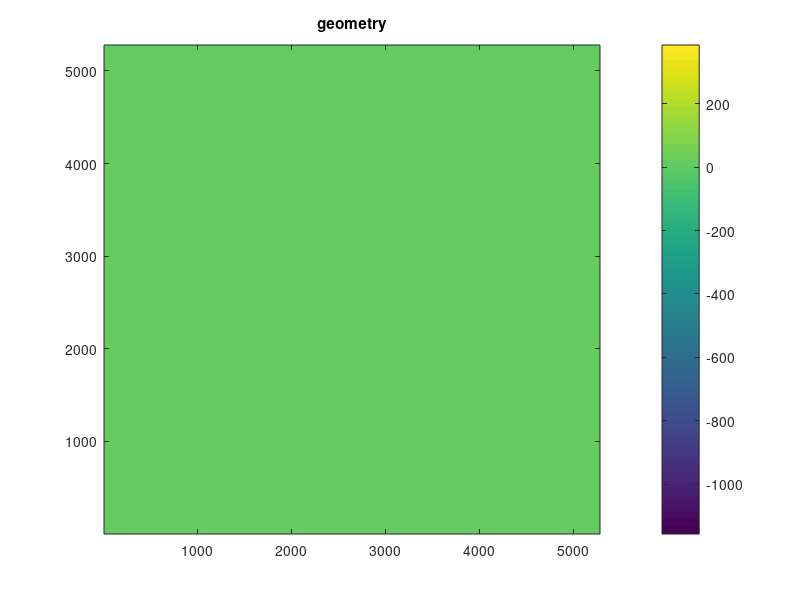
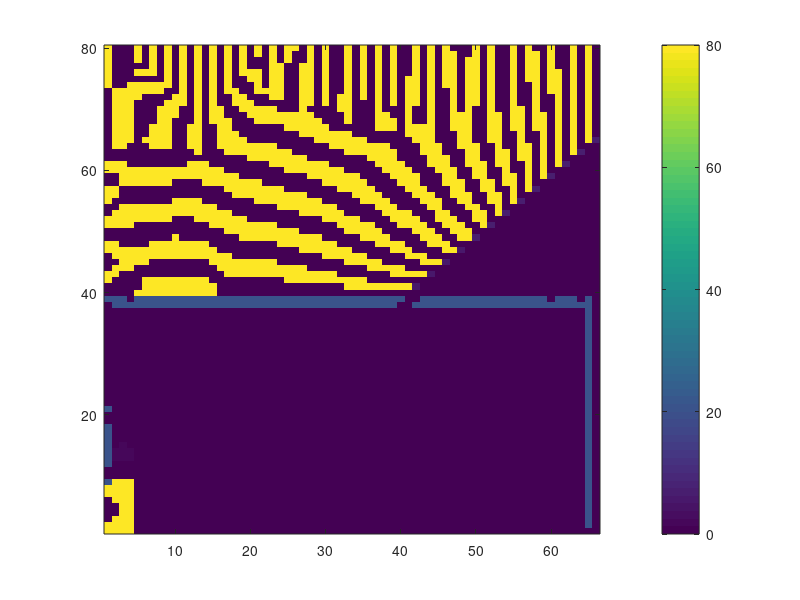

Here is the MATLAB script that generated these plots, in order: (Note: this script raises an error after producing the figures.)
clear all
%   |\\\\\\\\\\\\\\\\\\\\\\\\\\\|  
%   |___________________________|   _
%   |                           |   |
%   |                           |   |      
%   |                           |   |      
%   |_____                      |   |  H
%   |     |                     |   |
%   |_____|                     |   |
%   |                           |   |
%   |___________________________|   _
%               L

%%
%setting parameters of materials
w = .033; %m
h = .04; %m
Dx = 0.0005;       %.5 mm cell width and height
k_c       = 385;     %thermal conductivity of copper wire   %%%%% engr toolbox
k_i       = 2;     %thermal conductivity of insulation
k_t       = 4;     %thermal conductivity of tile
k_air     = 0.024;

%400/.0002;
q_wire    = 400/0.000025 

%Bi %??? do we need this?

R = int16(h/Dx);
C = w/Dx;       
%%
% initialising the geometry

geom = zeros(R,C);
% model = zeros(R,C);

geom(1:end,1:end) = 1;

% model(5:10,1:2.5)  = 4;
% model(40:80,1:end) = 6;   

idx=find(geom==1);      %finds all the cells with 1's 
                        %(i.e. in the domain. should be all the cells in our case)
% figure(1);imagesc(geom)
% title('geometry')
% colorbar
% set(gca,'YDir','normal')

% figure(2);imagesc(model)
% title('geometry')
% colorbar
% set(gca,'YDir','normal')
%%
% Setting up Matricies
%A = sparse(length(idx),length(idx));
A = zeros(length(idx),length(idx));
Adum = zeros(R,C); % Dummy 2D matrix containing weighting at each 
% row and cell index. Used to assign weights to correct cells in A matrix
% when Adum is converted to a vector form it comprises one row of the A
% matrix.

b = Adum(idx); % initialise b as matrix of zeros corresponding to geometry of plate
% figure(2);imagesc(b)
% title('Dummy matrix')
% colorbar
% set(gca,'YDir','normal')

for iN = 1:length(idx)
    Adum = zeros(R,C);          % Dummy 2D matrix containing weighting at each cell
    Adum(idx(iN)) = 2;          % set current entry to a value of 2
    [iR, iC]=find(Adum==2);     % find locations of the entry identified on above row

%%%%%%%%%%%%%%%%%%_corners of model_%%%%%%%%%%%%%%%%%%%%

        if iR == 1 && iC == 1   % Bottom LH corner cell
            cas = 1;
            Adum(iR,iC:iC+1) = [-2 1];
            Adum(iR+1,iC)    = 1;
            %b(iN) = q_wire*Dx^2/k_i;    %done

        elseif iR == 80 && iC == 1      %top left of model - exposed to air 
            cas = 2;
            Adum(iR,iC:iC+1) = [-(2*k_t+k_air) k_t];
            Adum(iR+1,iC) = k_air;
            Adum(iR-1,iC) = k_t;
            %b(iN) = q_wire*Dx^2;    %done - with inspection of case 2
        
        elseif iR == 80 && iC == 66      %top right of model
            cas = 3;
            Adum(iR,iC-1:iC) = [k_t -(2*k_t+k_air)];
            Adum(iR+1,iC) = k_air;
            Adum(iR-1,iC) = k_t;
            %b(iN) = q_wire*Dx^2;    %done - with inspection of case 2  
            
        elseif iR == 1 && iC == 66      %bottom right of model
            cas = 4;
            Adum(iR,iC-1:iC) = [1 -2];
            Adum(iR+1,iC)    = 1;
            %b(iN) = q_wire*Dx^2/k_i;    %done by inspection of cas #1
        
%%%%%%%%%%%%%%%%%%_where insulation meets tile_%%%%%%%%%%%%%%%%%%%%
%                      right and left side                        %
        
        elseif iR == 40 && iC == 1      %left side insulation meets tile
            cas = 5;
            Adum(iR,iC:iC+1) = [-(2*k_t+k_i) k_t];
            Adum(iR+1,iC)    = k_t;
            Adum(iR-1,iC)    = k_i;
            %b(iN) = -q_wire*Dx^2;  %done 

        elseif iR == 40 && iC == 66      %left side insulation meets tile
            cas = 6;
            Adum(iR,iC-1:iC) = [k_t -(2*k_t+k_i)];
            Adum(iR+1,iC)    = k_t;
            Adum(iR-1,iC)    = k_i;
            %b(iN) = -q_wire*Dx^2;  %done
            
        elseif iR == 40 && iC > 1 && iC < 66 %do range for bottom of tile
            cas = 24;
            Adum(iR,iC-1:iC+1) = [k_t -(3*k_t+k_i) k_t];
            Adum(iR+1,iC)    = k_t;
            Adum(iR-1,iC)    = k_i;
            %b(iN) = -q_wire*Dx^2;  %done
            
%%%%%%%%%%%%%%%%%%_corners of wire _%%%%%%%%%%%%%%%%%%%%
 
        elseif iR == 10 && iC == 1      %bottom left of wire
            cas = 7;
            Adum(iR,iC:iC+1) = [-(2*k_c+k_i) k_c];
            Adum(iR+1,iC) = k_c;
            Adum(iR-1,iC) = k_i;
            b(iN) = -q_wire*Dx^2;   %done by inspection 
        
        elseif iR == 20 && iC == 1      %top left of wire
            cas = 8;
            Adum(iR,iC:iC+1) = [-(2*k_c+k_i) k_c]
            Adum(iR+1,iC) = k_i;
            Adum(iR-1,iC) = k_c;
            b(iN) = -q_wire*Dx^2;  %done   
        
        elseif iR == 10 && iC == 5      %bottom right corner of the wire
            cas = 9;
            Adum(iR,iC-1:iC+1) = [k_c -(2*k_c+2*k_i) k_i];
            Adum(iR+1,iC)    = k_c;
            Adum(iR-1,iC)    = k_i;
            b(iN) = -q_wire*Dx^2;  %done
            
        elseif iR == 20 && iC == 5      %top right corner of the wire
            cas = 10;
            Adum(iR,iC-1:iC+1) = [k_c -(2*k_c+2*k_i) k_i];
            Adum(iR+1,iC)    = k_i;
            Adum(iR-1,iC)    = k_c;
            b(iN) = -q_wire*Dx^2;  %done

%%%%%%%%%%%%%%%%%%_top and bottom of wire_%%%%%%%%%%%%%%%%%%%%
        
        elseif iR == 20 && iC < 6 %do range for top of copper
            cas = 11;
            Adum(iR,iC-1:iC+1) = [k_c -(3*k_c+k_i) k_c];
            Adum(iR+1,iC)    = k_i;
            Adum(iR-1,iC)    = k_c;
            b(iN) = -q_wire*Dx^2;  %done

        elseif iR == 10 && iC <6    %do range for bottom of copper
            cas = 12;
            Adum(iR,iC-1:iC+1) = [k_c -(3*k_c+k_i) k_c];
            Adum(iR+1,iC)    = k_c;
            Adum(iR-1,iC)    = k_i;
            b(iN) = -q_wire*Dx^2;  %done    

%%%%%%%%%%%%%%%%%%_top of model_%%%%%%%%%%%%%%%%%%%%
       
        elseif iR == 80 && iC > 0   %do range for top of t exposed to air
            cas = 13;
            Adum(iR,iC-1:iC+1) = [k_t -(3*k_t+k_air) k_t];
            Adum(iR+1,iC)    = k_air;
            Adum(iR-1,iC)    = k_t;
            %b(iN) = -q_wire*Dx^2;  %done

%%%%%%%%%%%%%%%%%%_interior cells_%%%%%%%%%%%%%%%%%%%%
            
        elseif iR > 10 && iR < 20 && iC < 6 && iC > 1 %range for all interior wire cells 
            cas = 14;
            Adum(iR,iC-1:iC+1) = [1 -(3) 1];
            Adum(iR+1,iC)    = 1;
            Adum(iR-1,iC)    = 1;
            b(iN) = -q_wire*Dx^2/k_c;  %done
                    
        elseif iR > 1 && iR < 38 && iC < 65 && iC > 1%range for all interior insulation cells 
            %use or statement

%             if iR >8 && iR < 22 && iC < 7 
%                 break % put at end??
%                 %inside = False %if cells are the wire... pass this statement
%             end
            cas = 15;
            Adum(iR,iC-1:iC+1) = [1 -(3) 1];
            Adum(iR+1,iC)    = 1;
            Adum(iR-1,iC)    = 1;
            %b(iN) = -q_wire*Dx^2/k_i;  %done         
        
        elseif  iR > 39 && iC > 1 && iC < 66 %range for all interior tile cells 
            cas = 16;
            Adum(iR,iC-1:iC+1) = [1 -(3) 1];
            Adum(iR+1,iC)    = 1;
            Adum(iR-1,iC)    = 1;
            %b(iN) = -q_wire*Dx^2/k_t;  %done

%%%%%%%%%%%%%%%%%%_bottom of insulation_%%%%%%%%%%%%%%%%%%%%

        elseif iR < 2 && iC > 0 %do range for all bottom of the insulation            
            cas = 17;
            Adum(iR,iC-1:iC+1) = [k_i -(3*k_i) k_i];
            Adum(iR+1,iC)    = k_i;
            %b(iN) = -q_wire*Dx^2;  %done

%%%%%%%%%%%%%%%%%%%%%_left walls_%%%%%%%%%%%%%%%%%%%%%%%

        elseif (iR > 0 && iR < 9 && iC < 2) | (iR > 21 && iR < 39 && iC < 2)  %do range for all left walls of insulation
            cas = 18;
            Adum(iR,iC:iC+1) = [-3 k_i];
            Adum(iR+1,iC)    = k_i;
            Adum(iR-1,iC)    = k_i;
            %b(iN) = -q_wire*Dx^2;  

        elseif iR > 39 && iR < 80 && iC < 2%do range for all left walls of tile
            cas = 19;
            Adum(iR,iC:iC+1) = [-3 k_t];
            Adum(iR+1,iC)    = k_t;
            Adum(iR-1,iC)    = k_t;
            %b(iN) = -q_wire*Dx^2;
            
        elseif iR > 9 && iR < 11 && iC < 2%do range for all left walls of copper
            cas = 20;
            Adum(iR,iC:iC+1) = [-3 k_c];
            Adum(iR+1,iC)    = k_c;
            Adum(iR-1,iC)    = k_c;
            %b(iN) = -q_wire*Dx^2;
            
%%%%%%%%%%%%%%%%%%%%%_right walls_%%%%%%%%%%%%%%%%%%%%%%%

        elseif iR > 1 && iR < 40 && iC > 65 %do range for all right walls of insulation
            cas = 21;
            Adum(iR,iC-1:iC) = [k_i -3];
            Adum(iR+1,iC)    = k_i;
            Adum(iR-1,iC)    = k_i;
            %b(iN) = -q_wire*Dx^2;  

        elseif iR > 39 && iR < 80 && iC > 65%do range for all right walls of tile
            cas = 22;
            Adum(iR,iC-1:iC) = [k_t -3];
            Adum(iR+1,iC)    = k_t;
            Adum(iR-1,iC)    = k_t;
            %b(iN) = -q_wire*Dx^2;
            
        elseif iR > 9 && iR < 11 && iC < 7 && iC > 5 %do range for all right walls of copper
            cas = 23;
            Adum(iR,iC-1:iC) = [k_c -3];
            Adum(iR+1,iC)    = k_c;
            Adum(iR-1,iC)    = k_c;
            b(iN) = -q_wire*Dx^2;
      
            
        end
        %         figure(2);imagesc(Adum) % These commands can be helpful to debug.
%         set(gca,'YDir','normal')
        
        A(iN,:)=Adum(idx); % convert Adum to vector and place as row in A matrix
end

b = b(:)

tic
T = A\b; % solves system of equations. Produces temperature as a vector T
toc
Tall=zeros(R,C);
Tall(idx)= T; % reshape T vector to correspond to physical positions.


%% display result

figure(2);imagesc(A)
title('geometry')
colorbar
set(gca,'YDir','normal')

Tall(Tall==0)=20;
figure(3);imagesc(Tall, [0 80]) % display result ,[5*floor(min(T(:))/5) 5*ceil(max(T(:))/5)]
set(gca,'YDir','normal')
c = colorbar;
c.Label.String = 'Temperature (?C)';
title('Temperature')
colormap hot

            
            
            
            
            
